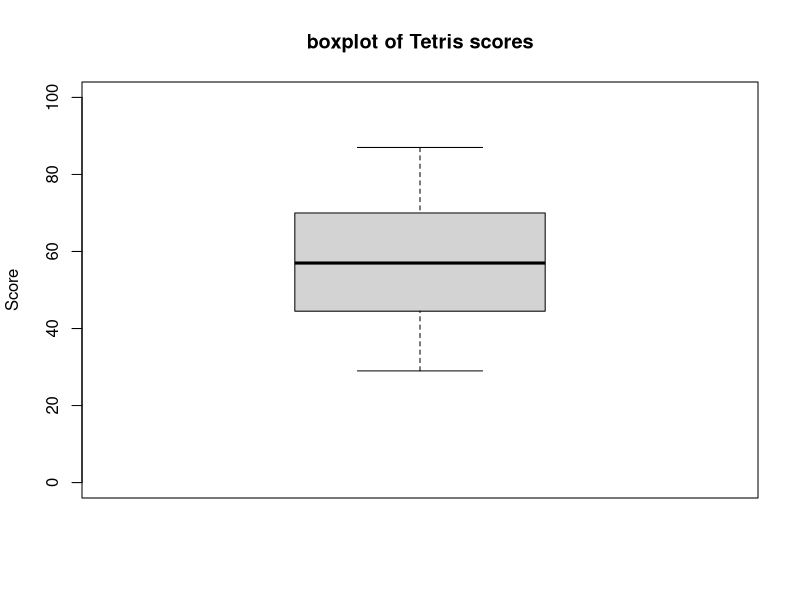
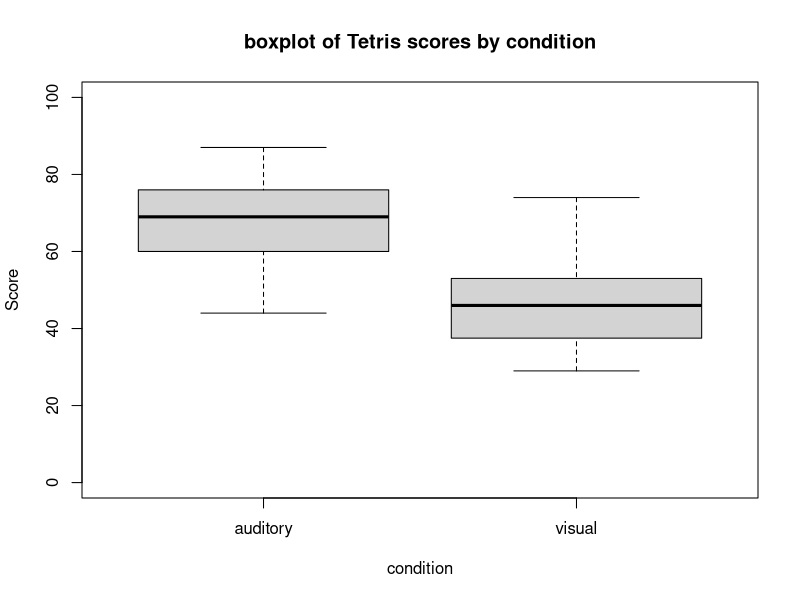
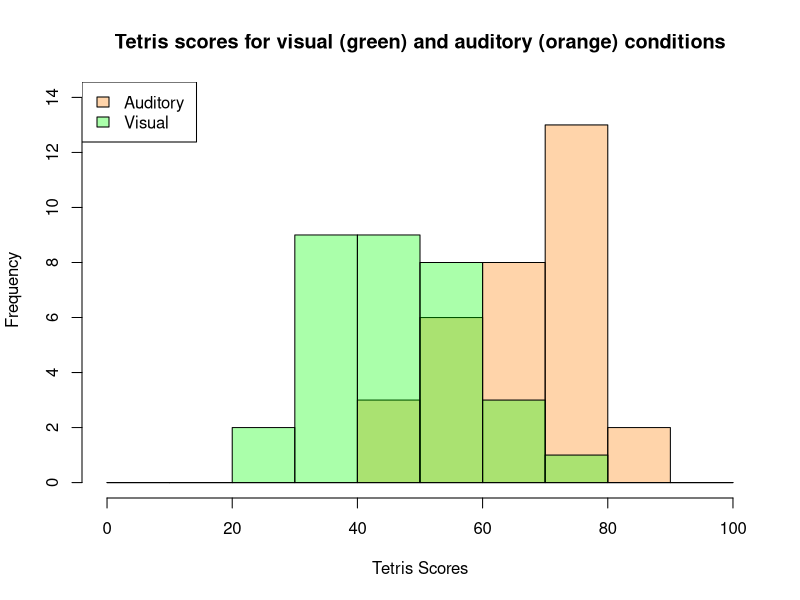
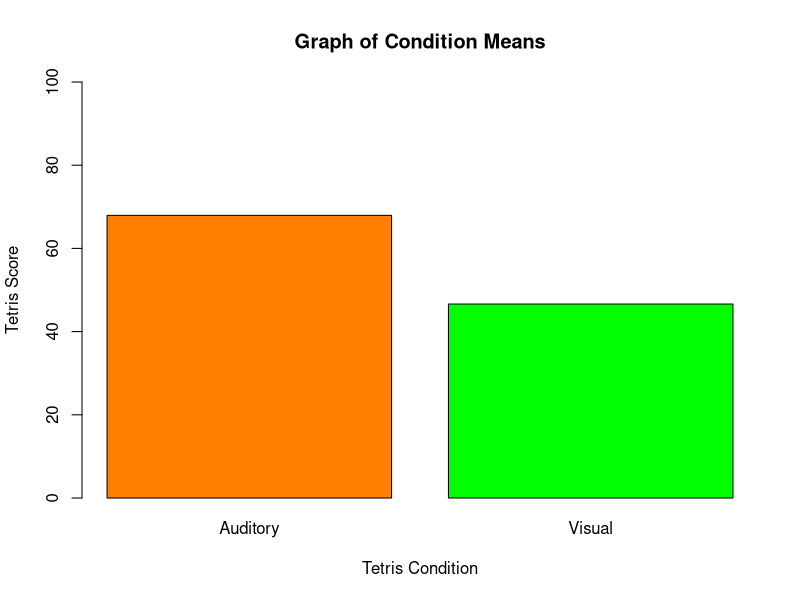
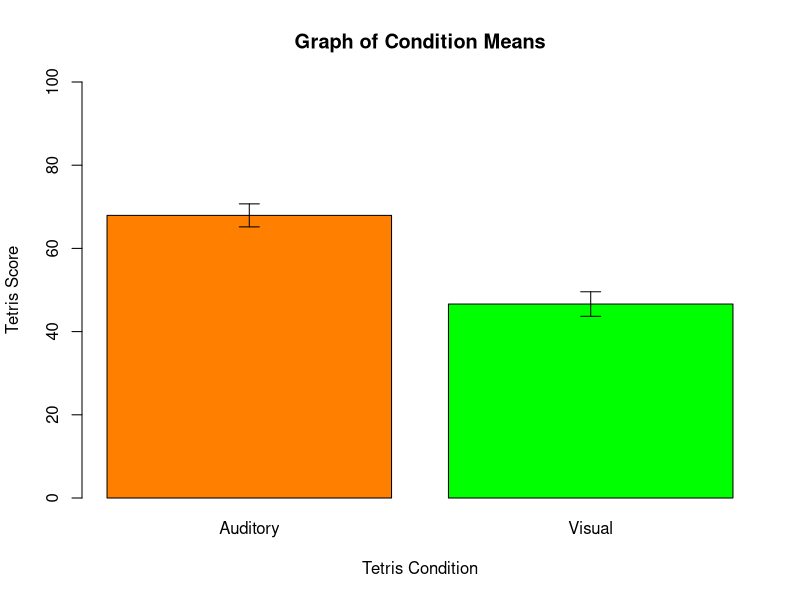

Reproduce these figures in R, in order.
## Reading in the dataframe and look at the head and tail. 
setwd("~/Desktop/UCD/Quantitative Data Analysis/assignment 2")
tetris  = read.csv ("tetris.csv")
head(tetris)
tail(tetris)

## Data Cleaning
which(tetris$score<0)
which(tetris$score>100)
which (tetris$score > mean(tetris$score)+3*sd(tetris$score))
which (tetris$score < mean(tetris$score)-3*sd(tetris$score))
## There is no data out of the the maximum and minimum values. There's no outlier by comparing it to the mean plus/minus three standard deviations.

## Present descriptive statistics. I'll get some descriptive statistics for the scores overall as well as descriptives of scores in each condtions.
tetris$condition = factor(tetris$condition)
levels (tetris$condition)

auditory = subset (tetris$score, tetris$condition=="auditory")
auditory

visual = subset (tetris$score, tetris$condition=="visual")
visual

mean (tetris$score); sd (tetris$score); max (tetris$score); min (tetris$score); median(tetris$score); IQR(tetris$score); length(tetris$score)
mean (auditory); sd (auditory); max (auditory); min (auditory); median(auditory); IQR(auditory); length(auditory)
mean (visual); sd (visual); max (visual); min (visual); median(visual); IQR(visual); length(visual)

## Make boxplots for each condition and for the scores overall. The game automatically scored participants' Tetris gameplay on a scale from 0 (lowest possible score) to 100 (highest possible score). The range is set from 0 to 100.
boxplot (tetris$score,main="boxplot of Tetris scores", ylim= c(0,100), ylab = "Score")
boxplot(tetris$score~tetris$condition, main="boxplot of Tetris scores by condition", ylim= c(0,100),xlab = "condition", ylab = "Score")
## The the normal distribution were visually assessed. Data are normally distributed without skew. The boxplots indicated that there was no outlier.

## Make histograms for each condition. 
hist (auditory, xlab="Tetris Scores", main="Tetris scores for visual (green) and auditory (orange) conditions", xlim=c(0,100), ylim=c(0,14), breaks=seq(0,100,10), col=rgb(1,.5,0,1/3))
hist (visual, breaks=seq(0,100,10), col=rgb(0,1,0,1/3), add=TRUE, )
legend("topleft",c("Auditory ","Visual"),fill=c(rgb(1,.5,0,1/3),rgb(0,1,0,1/3)))

## Before I run a t-test, I'll check the assumptions of a t-test. This test assumes that each condition is normally distributed and that variance is homogenous (similar) across both conditions. I'll use the Shapiro-Wilk's test to say for sure whether these distributions are normal. 
shapiro.test (auditory)
shapiro.test (visual)
## The p-values are greater than .05 indicating that they are normally distributed.

## Install the "car" package to run the Levene's test for checking homogeneity of variance.
install.packages ('car')
library ('car')
leveneTest(tetris$score, tetris$condition)
##The variance isn't quite the same between conditions, but the Levene's test shows that the p-values are greater than .05 which means the variances are close enough. 

##Both assumptions are met, it's time to run t-test.
t.test (auditory, visual, paired=FALSE)
## The mean tetris score for the audio interruptions condition (M = 67.94) was significantly greater than the mean tetris score for the visual interruptions condition (M = 46.63),  t(61.74) = 7.46, p < .001.

## Visualize a differecne between two means with Barplots with error bars. 
tetris.mean = c( mean(auditory), mean(visual) )
tetris.sd = c( sd(auditory), sd(visual) )

names(tetris.mean) = c("Auditory", "Visual")

barplot (tetris.mean, main = "Graph of Condition Means", xlab= "Tetris Condition", ylab="Tetris Score", ylim=c(0,100),col=c(col=rgb(1,.5,0,1),rgb(0,1,0,1)))

## Add error bars to the barplot. 
se.bar = function(x, y, sds, n, upper=sds/sqrt(n), lower=upper, length=0.1,...)
{
  if(length(x) != length(y) | length(y) !=length(lower) | length(lower) != length(upper))
    stop("vectors must be same length")
  
  arrows(x,y+upper, x, y-lower, angle=90, code=3, length=length, ...)
}

br = barplot (tetris.mean, main = "Graph of Condition Means", xlab= "Tetris Condition", ylab="Tetris Score", ylim=c(0,100),col=c(col=rgb(1,.5,0,1),rgb(0,1,0,1)))

se.bar(br,tetris.mean,tetris.sd,16)

